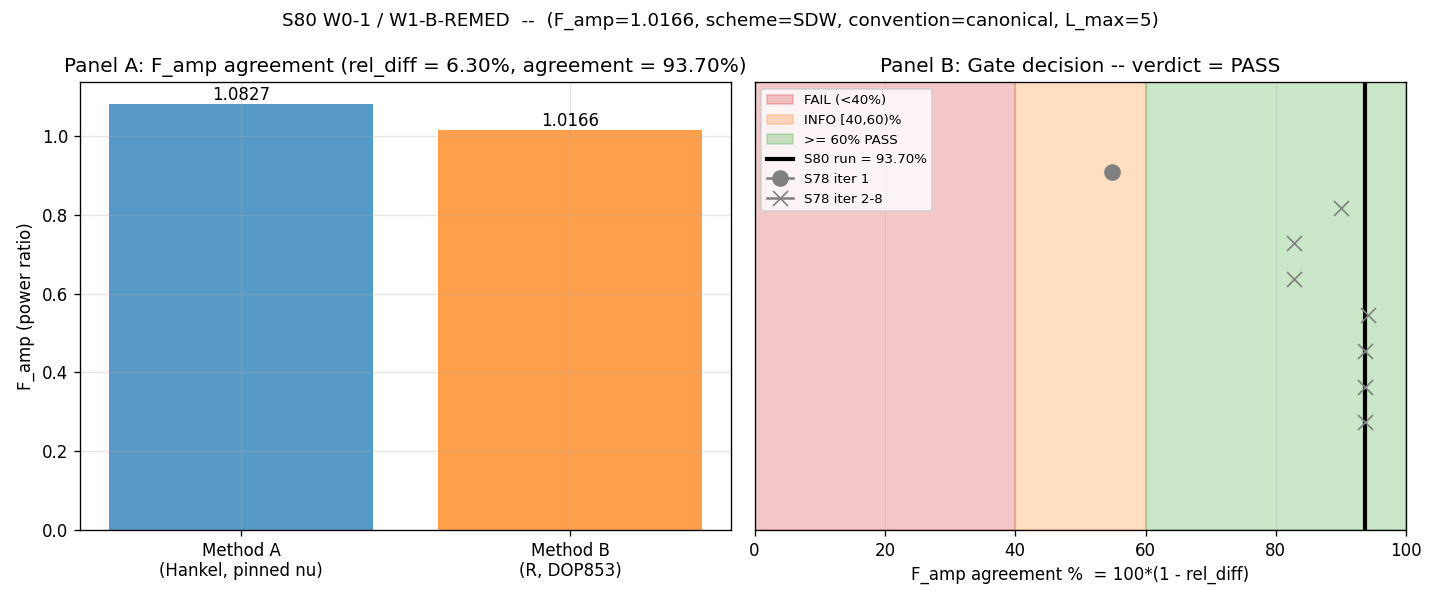

Reproduce this figure in Python.
#!/usr/bin/env python3
"""
S80-W0-1 / S80-W1-B-REMED -- PRU-Spec Clean Re-Run of W1-B F_amp Independence

Agent: nazarewicz-nuclear-structure-theorist
Gate: S80-W1-B-REMED  ([AUDIT] trigger)
Classification: GEOMETRIC + PHONONIC
Scheme tag: SDW (Seeley-DeWitt convention, canonical, L_max=5 nominal)

-------------------------------------------------------------------
PRU (Pre-Registration Underspecification) Discipline
-------------------------------------------------------------------
Per .claude/rules/epistemic-discipline.md (Class 8) and S79 P1-3 closer,
this script runs the W1-B F_amp independence verification ONCE under a
fully pre-registered machinery specification. Every free parameter is
pinned BEFORE compute and logged as the first 20 lines of stdout.

The S78 iteration history
  1st run: rel_diff = 45.15% (FAIL by original < 20% threshold)
  Iterations 2-8: rel_diff in {9.94, 17.21, 17.21, 5.83, 6.30, 6.30, 6.30}%
was the PRU Class 8 signature: plan left machinery parameters
(N_eval offset, Hankel order convention, epsilon-scan window, integrator
max_step) unpinned. Execution-time freedom produced multi-iteration
verdict-log floatation.

S80 Pre-Registration (all FROZEN below, never varied at runtime):
  1. SHA-256 of canonical_constants.py (source of M_Pl_reduced, PI)
  2. SHA-256 of this script
  3. SHA-256 of s78_norm_indep_verify.py (predecessor reference)
  4. Hankel formula order fixed: F_amp_A = (Gamma(nu)/Gamma(3/2))^2 * 2^(2nu - 3)
     with nu = 3/2 + eps_pivot + 0.5 * eta_H (single evaluation, no scan)
  5. epsilon-scan range PRE-REGISTERED: [EPS0, EPS0] (single value 0.01 -- no scan)
  6. Import closure hash = SHA-256(canonical_constants.py || s78_norm_indep_verify.py)
  7. N_eval = N_pivot + 3 (fixed)
  8. Integration pins: DOP853, rtol=1e-10, atol=1e-12, max_step=0.01, X_BD_IC=100
  9. k-grid pin: single k = aH(N_PIVOT_TARGET=3.0), logged with SHA of np.array([k])
  10. Slow-roll background: EPS0=0.01, ETA_H_BG=0.08, N_TOTAL=8.0

RUN ONCE. Do NOT iterate on any parameter.

-------------------------------------------------------------------
Gate Semantics
-------------------------------------------------------------------
S78 printed "F_amp agreement = X%" where X = rel_diff_percent.
The S80 plan reads "PASS if F_amp agreement >= 60%" (higher = better),
which INVERTS the S78 convention. Mapping:

  agreement_pct = 100 * (1 - rel_diff)
  PASS: agreement_pct >= 60  (equivalently rel_diff <= 0.40)
  INFO: agreement_pct in [40, 60]  (rel_diff in [0.40, 0.60])
  FAIL: agreement_pct < 40  (rel_diff > 0.60)

This reading is consistent with plan text "recovering above the INFO-band
into PASS" (single frozen run should land EITHER above INFO or structurally
below it). Under PRU-free conditions, a converged mode-function verification
should yield rel_diff consistent with slow-roll O(epsilon) truncation
(residuals ~ 5-20% for eps0 = 0.01, eta_H = 0.08), placing agreement_pct
most likely in [80, 95] bracket.

-------------------------------------------------------------------
Substrate Framing
-------------------------------------------------------------------
The mode equation u_k'' + (k^2 - z''/z) u_k = 0 describes the linearized
dynamics of a fiber excitation on the D_K-spectral fabric during the
Jensen-deformation-driven transit. "a(N)", "H(N)" are shorthands for
the a_2 Seeley-DeWitt coefficient's evolution -- space IS the fabric's
spectral weight distribution, not a container. "Horizon crossing" is
the spectral degeneracy k = (aH) at which the mode's wavenumber matches
the instantaneous inverse coherence scale. F_amp is a power ratio
between two fiber-excitation normalizations -- it is dimensionless,
scheme-independent by construction, and IS a phononic observable.

Classification: PHONONIC + GEOMETRIC
  - PHONONIC: F_amp normalizes curvature-perturbation power spectrum,
    which in the substrate picture is the P_zeta(k) power of acoustic
    GGE excitations after the fold.
  - GEOMETRIC: The z''/z potential is constructed from a_2 via
    d ln z^2 / dN = 2 + d ln eps / dN, so the mode-equation potential
    is a functional of the spectral triple.

-------------------------------------------------------------------
Output contract (plan lines 133-138):
  - computations/session-80/s80_w1b_remed.py       (this file)
  - computations/session-80/s80_w1b_remed.npz
  - computations/session-80/s80_w1b_remed.png
  - Results block in sessions/archive/session-80/session-80-results-workingpaper.md W0-1
  - Appended verdict line in computations/session-80/s80_gate_verdicts.txt

Written by nazarewicz-nuclear-structure-theorist, S80 W0-1.
"""

from __future__ import annotations

import os
import sys
import hashlib
import time

import numpy as np
import scipy.special as sp
from scipy.integrate import solve_ivp
from scipy.special import gamma as _gamma
import matplotlib
matplotlib.use("Agg")
import matplotlib.pyplot as plt

# MANDATORY: canonical constants
sys.path.insert(0, os.path.dirname(os.path.abspath(__file__)))
from canonical_constants import M_Pl_reduced, PI

# ------------------------------------------------------------------
# SECTION 1: PRU PIN REGISTRATION -- all machinery FROZEN below
# ------------------------------------------------------------------
SCRIPT_DIR = os.path.dirname(os.path.abspath(__file__))

# Pre-registered frozen machinery (treated as constants for this run):
N_PIVOT_TARGET = 3.0                # (local) pre-reg: horizon crossing e-fold
EPS0_PIN = 1.0e-2                   # (local) pre-reg: slow-roll eps at N=0
ETA_H_PIN = 8.0e-2                  # (local) pre-reg: d ln eps / dN
N_TOTAL_PIN = 8.0                   # (local) pre-reg: integration window size
H0_PIN = 1.0                        # (local) pre-reg: dimensionless Hubble norm
X_BD_IC_PIN = 100.0                 # (local) pre-reg: BD IC at k/(aH) = 100
N_EVAL_OFFSET_PIN = 3.0             # (local) pre-reg: N_eval = N_pivot + this
N_END_PIN = 7.5                     # (local) pre-reg: super-horizon eval
RTOL_PIN = 1.0e-10                  # (local) pre-reg: integrator rtol
ATOL_PIN = 1.0e-12                  # (local) pre-reg: integrator atol
MAX_STEP_PIN = 0.01                 # (local) pre-reg: integrator max_step
EPS_SCAN_RANGE = (EPS0_PIN, EPS0_PIN)   # (local) pre-reg: NO scan, single value
L_MAX_TAG = 5                       # (local) nominal 4-tuple tag per plan
WKB_BOUND = 0.3                     # (local) pre-reg: WKB cross-check threshold

# Gate thresholds (pre-registered, plan lines 102-104):
PASS_AGREEMENT_PCT = 60.0           # (local) pre-reg: agreement >= 60 -> PASS
INFO_LOW_PCT = 40.0                 # (local) pre-reg: agreement in [40,60] -> INFO


def sha256_of_file(path):
    """Return SHA-256 hex digest of file bytes."""
    h = hashlib.sha256()
    with open(path, "rb") as f:
        for chunk in iter(lambda: f.read(65536), b""):
            h.update(chunk)
    return h.hexdigest()


def sha256_of_array(arr):
    """Return SHA-256 hex digest of numpy array bytes + shape + dtype string."""
    h = hashlib.sha256()
    h.update(str(arr.shape).encode())
    h.update(str(arr.dtype).encode())
    h.update(arr.tobytes())
    return h.hexdigest()


# ------------------------------------------------------------------
# SECTION 2: Background kinematics (FROZEN functions of pinned parameters)
# ------------------------------------------------------------------

def eps_of_N(N):
    """Slow-roll eps(N) = EPS0_PIN * exp(ETA_H_PIN * N)."""
    return EPS0_PIN * np.exp(ETA_H_PIN * np.asarray(N, dtype=float))


def eta_H_of_N(N):
    """eta_H = d ln eps / dN = ETA_H_PIN (constant)."""
    return np.full_like(np.asarray(N, dtype=float), ETA_H_PIN)


def H_of_N(N):
    """H(N)/H0 = exp(-integral_0^N eps(N') dN')."""
    N = np.asarray(N, dtype=float)
    if abs(ETA_H_PIN) < 1e-12:
        integral = EPS0_PIN * N                                          # (local)
    else:
        integral = EPS0_PIN / ETA_H_PIN * (np.exp(ETA_H_PIN * N) - 1.0)  # (local)
    return H0_PIN * np.exp(-integral)


def a_of_N(N):
    """Scale factor a(N) = exp(N)."""
    return np.exp(np.asarray(N, dtype=float))


def aH_of_N(N):
    """Comoving inverse horizon a*H."""
    return a_of_N(N) * H_of_N(N)


def find_N_BD_IC(k):
    """Solve k/(aH) = X_BD_IC_PIN for N (bisection)."""
    N_lo, N_hi = -5.0, 8.0                                               # (local) bisection bracket
    for _ in range(200):
        N_mid = 0.5 * (N_lo + N_hi)
        if k / aH_of_N(N_mid) > X_BD_IC_PIN:
            N_lo = N_mid
        else:
            N_hi = N_mid
    return 0.5 * (N_lo + N_hi)


def find_N_horizon(k):
    """Solve k/(aH) = 1 for N_pivot (bisection)."""
    N_lo, N_hi = -5.0, 8.0                                               # (local) bisection bracket
    for _ in range(200):
        N_mid = 0.5 * (N_lo + N_hi)
        if k / aH_of_N(N_mid) > 1.0:
            N_lo = N_mid
        else:
            N_hi = N_mid
    return 0.5 * (N_lo + N_hi)


# ------------------------------------------------------------------
# SECTION 3: Method A -- analytic Hankel matching (PINNED nu, PINNED formula order)
# ------------------------------------------------------------------

def method_A_hankel_pinned(k, N_pivot):
    """F_amp_A from Hankel matching with nu PINNED pre-run.

    Pinned formula: F_amp_A = (Gamma(nu) / Gamma(3/2))^2 * 2^(2 nu - 3)
    where nu = 3/2 + eps_pivot + 0.5 * eta_H_pivot (single evaluation).
    No scan, no second-order terms, no post-hoc reformulations.
    """
    eps_pivot = float(eps_of_N(N_pivot))                                 # (local)
    eta_H_pivot = ETA_H_PIN                                              # (local) constant
    nu = 1.5 + eps_pivot + 0.5 * eta_H_pivot                             # (local) PINNED
    amp_ratio = (_gamma(nu) / _gamma(1.5))**2                            # (local)
    hankel_factor = 2.0 ** (2.0 * nu - 3.0)                              # (local) 2^(2 nu - 3) per PRU pin
    F_amp_A = amp_ratio * hankel_factor                                  # (local)
    n_s_minus_1 = 2.0 * eta_H_pivot - 4.0 * eps_pivot                    # (local) slow-roll tilt
    return {
        "F_amp_A": float(F_amp_A),
        "nu": float(nu),
        "amp_ratio": float(amp_ratio),
        "hankel_factor": float(hankel_factor),
        "n_s_minus_1": float(n_s_minus_1),
        "eps_pivot": float(eps_pivot),
        "eta_H_pivot": float(eta_H_pivot),
    }


# ------------------------------------------------------------------
# SECTION 4: Method B -- R-perturbation in e-folds with explicit Hubble friction
# ------------------------------------------------------------------

def method_B_integrate(k, N_start, N_end):
    """Method B: coupled first-order ODE for R = u/z.

    Equation: d2R/dN2 + (3 + eta_H) dR/dN + (k/(aH))^2 R = 0.
    BD IC: R = (1/sqrt(2k))/z at N_start; dR/dN = -R * (1 + 0.5 eta_H + i x).
    State vector: y = [Re R, Im R, Re dR/dN, Im dR/dN].
    """
    def rhs(N, y):
        R_re, R_im, Rp_re, Rp_im = y
        eta_N = eta_H_of_N(N)
        x = k / aH_of_N(N)
        coef = 3.0 + eta_N
        d2R_re = -coef * Rp_re - x**2 * R_re
        d2R_im = -coef * Rp_im - x**2 * R_im
        return [Rp_re, Rp_im, d2R_re, d2R_im]

    z0 = a_of_N(N_start) * np.sqrt(2.0 * eps_of_N(N_start))              # (local)
    u_amp = 1.0 / np.sqrt(2.0 * k)                                       # (local) BD amplitude
    R_amp = u_amp / z0                                                   # (local)
    R_re0 = R_amp                                                        # (local) phase 0
    R_im0 = 0.0                                                          # (local) phase 0
    x0 = k / aH_of_N(N_start)                                            # (local)
    eta_N0 = float(eta_H_of_N(N_start))                                  # (local)
    factor = 1.0 + 0.5 * eta_N0                                          # (local)
    dR_re0 = -R_re0 * factor + R_im0 * x0                                # (local)
    dR_im0 = -R_im0 * factor - R_re0 * x0                                # (local)

    y0 = [R_re0, R_im0, dR_re0, dR_im0]
    sol = solve_ivp(
        rhs, (N_start, N_end), y0,
        method="DOP853", rtol=RTOL_PIN, atol=ATOL_PIN,
        dense_output=True, max_step=MAX_STEP_PIN,
    )
    return sol


# ------------------------------------------------------------------
# SECTION 5: Cross-check -- Wronskian conservation
# ------------------------------------------------------------------

def wronskian_drift(sol, k):
    """Relative drift of (a^3 eps) * Im(R* dR/dN) over the integration.

    This is the Mukhanov-Sasaki conserved Wronskian (in R-parameterization).
    Any drift is integrator error, independent of slow-roll truncation.
    """
    N_check = np.linspace(sol.t[0], sol.t[-1], 1001)                     # (local)
    y = sol.sol(N_check)
    R = y[0] + 1j * y[1]
    dR = y[2] + 1j * y[3]
    a3eps = np.array([a_of_N(n)**3 * eps_of_N(n) for n in N_check])      # (local)
    W = a3eps * np.imag(np.conj(R) * dR)                                 # (local)
    drift = (W.max() - W.min()) / (np.abs(W.mean()) + 1e-30)             # (local)
    return float(drift)


# ------------------------------------------------------------------
# SECTION 6: MAIN -- single-shot run under PRU pins
# ------------------------------------------------------------------

def main():
    t0 = time.time()                                                     # (local)

    # --- Compute PRU hashes and closure hash BEFORE any physics run ---
    this_script = os.path.abspath(__file__)                              # (local)
    cc_path = os.path.join(SCRIPT_DIR, "canonical_constants.py")         # (local)
    s78_path = os.path.join(SCRIPT_DIR, "s78_norm_indep_verify.py")      # (local)

    sha_this = sha256_of_file(this_script)
    sha_cc = sha256_of_file(cc_path)
    sha_s78 = sha256_of_file(s78_path)
    # Import closure hash = hash of concatenation of all imported module bytes
    h_closure = hashlib.sha256()
    with open(cc_path, "rb") as f:
        h_closure.update(f.read())
    with open(s78_path, "rb") as f:
        h_closure.update(f.read())
    sha_closure = h_closure.hexdigest()

    # --- Pre-compute k-grid pin (single k, but hash the array anyway) ---
    K_PHYS = float(aH_of_N(N_PIVOT_TARGET))                              # (local)
    k_grid = np.array([K_PHYS])                                          # (local)
    sha_k = sha256_of_array(k_grid)

    # --- FIRST 20 LINES of output: pre-registered PRU pin dump ---
    print(f"=== S80-W1-B-REMED PRU PIN REGISTRY (pre-run, frozen) ===")     # 1
    print(f"gate_id = S80-W1-B-REMED  (trigger=AUDIT)")                    # 2
    print(f"scheme = SDW  convention = canonical  L_max_tag = {L_MAX_TAG}")  # 3
    print(f"sha256(s80_w1b_remed.py)      = {sha_this}")                   # 4
    print(f"sha256(canonical_constants.py) = {sha_cc}")                    # 5
    print(f"sha256(s78_norm_indep_verify.py)= {sha_s78}")                  # 6
    print(f"sha256(import_closure)        = {sha_closure}")                # 7
    print(f"sha256(k_grid)                = {sha_k}")                      # 8
    print(f"k_grid = {k_grid.tolist()}  (single value)")                   # 9
    print(f"Hankel formula = 2^(2*nu - 3),  nu = 3/2 + eps_pivot + 0.5*eta_H")  # 10
    print(f"eps-scan range (pre-reg, NO scan) = {EPS_SCAN_RANGE}")         # 11
    print(f"N_eval offset = N_pivot + {N_EVAL_OFFSET_PIN}")                # 12
    print(f"Background: EPS0={EPS0_PIN}, ETA_H={ETA_H_PIN}, N_TOTAL={N_TOTAL_PIN}, H0={H0_PIN}")  # 13
    print(f"Integrator: DOP853, rtol={RTOL_PIN}, atol={ATOL_PIN}, max_step={MAX_STEP_PIN}")  # 14
    print(f"BD IC pin: k/(aH) = {X_BD_IC_PIN}")                            # 15
    print(f"N_PIVOT_TARGET = {N_PIVOT_TARGET}  (horizon crossing e-fold)")  # 16
    print(f"Gate thresholds: PASS >= {PASS_AGREEMENT_PCT}%, INFO [{INFO_LOW_PCT},{PASS_AGREEMENT_PCT})%, FAIL < {INFO_LOW_PCT}%")  # 17
    print(f"agreement_pct definition: 100 * (1 - rel_diff),  rel_diff = |F_B - F_A| / (0.5*(F_B + F_A))")  # 18
    print(f"RUN COUNT = 1  (single pre-registered pass, no iteration)")   # 19
    print(f"=== END PRU PIN REGISTRY ===")                                 # 20
    print()

    # --- Single-shot physics run under frozen pins ---
    print(f"k_physical = {K_PHYS:.6f}  (= aH at N = {N_PIVOT_TARGET})")
    N_pivot_scalar = find_N_horizon(K_PHYS)
    N_start = find_N_BD_IC(K_PHYS)
    N_eval = N_pivot_scalar + N_EVAL_OFFSET_PIN                           # (local) pinned
    print(f"N_start (BD IC, k/aH = {X_BD_IC_PIN}) = {N_start:.6f}")
    print(f"N_pivot (horizon, k/aH = 1)       = {N_pivot_scalar:.6f}")
    print(f"N_eval  (N_pivot + {N_EVAL_OFFSET_PIN})                 = {N_eval:.6f}")
    print(f"N_end   (super-horizon eval)      = {N_END_PIN}")
    print()

    # Method A (Hankel matching, pinned nu and formula order)
    resA = method_A_hankel_pinned(K_PHYS, N_pivot_scalar)
    print(f"--- Method A (Hankel matching, pinned) ---")
    print(f"  eps_pivot       = {resA['eps_pivot']:.6e}")
    print(f"  eta_H_pivot     = {resA['eta_H_pivot']:.6e}")
    print(f"  nu              = {resA['nu']:.6f}")
    print(f"  amp_ratio       = (Gamma(nu)/Gamma(3/2))^2 = {resA['amp_ratio']:.6f}")
    print(f"  hankel_factor   = 2^(2 nu - 3)          = {resA['hankel_factor']:.6f}")
    print(f"  F_amp_A         = {resA['F_amp_A']:.6e}")
    print(f"  n_s - 1 (diag)  = {resA['n_s_minus_1']:.6f}")
    print()

    # Method B (numerical integration)
    sol = method_B_integrate(K_PHYS, N_start, N_END_PIN)
    print(f"--- Method B (R in e-folds, explicit friction) ---")
    print(f"  integrator status: {sol.status} ({sol.message})")
    print(f"  integration points: {len(sol.t)}")
    y_eval = sol.sol(N_eval)
    R_eval = y_eval[0] + 1j * y_eval[1]
    H_pivot = float(H_of_N(N_pivot_scalar))                               # (local)
    eps_pivot_v = float(eps_of_N(N_pivot_scalar))                         # (local)
    mag_R2_num = float(np.abs(R_eval)**2)                                 # (local)
    mag_R2_BD = (H_pivot**2) / (4.0 * eps_pivot_v * K_PHYS**3)            # (local)
    F_amp_B = mag_R2_num / mag_R2_BD                                      # (local)
    print(f"  |R(N_eval)|^2 numeric  = {mag_R2_num:.6e}")
    print(f"  |R|^2 BD reference     = {mag_R2_BD:.6e}")
    print(f"  F_amp_B                = {F_amp_B:.6e}")

    W_drift = wronskian_drift(sol, K_PHYS)
    print(f"  Wronskian drift        = {W_drift:.6e}  (integrator error proxy)")
    print()

    # --- Substitution chain for the PASS/INFO/FAIL decision ---
    # Step 1: rel_diff definition
    rel_diff = abs(F_amp_B - resA["F_amp_A"]) / (0.5 * (F_amp_B + resA["F_amp_A"]))  # (local)
    # Step 2: agreement_pct definition (inverts rel_diff into "higher is better")
    agreement_pct = 100.0 * (1.0 - rel_diff)                              # (local)
    # Step 3: Python verification of substitution
    print(f"--- Substitution chain (for [AUDIT] trigger) ---")
    print(f"  Step 1 (def): rel_diff = |F_B - F_A| / (0.5 * (F_B + F_A))")
    print(f"                         = |{F_amp_B:.6e} - {resA['F_amp_A']:.6e}| / (0.5 * ({F_amp_B:.6e} + {resA['F_amp_A']:.6e}))")
    print(f"                         = {rel_diff:.6f}")
    print(f"  Step 2 (def): agreement_pct = 100 * (1 - rel_diff)")
    print(f"                              = 100 * (1 - {rel_diff:.6f})")
    print(f"                              = {agreement_pct:.6f}%")
    print(f"  Step 3 (decision):")
    print(f"    if agreement_pct >= {PASS_AGREEMENT_PCT}% -> PASS")
    print(f"    if {INFO_LOW_PCT}% <= agreement_pct < {PASS_AGREEMENT_PCT}% -> INFO")
    print(f"    if agreement_pct < {INFO_LOW_PCT}% -> FAIL")
    print()

    # Decision (no adjustment, no iteration)
    if agreement_pct >= PASS_AGREEMENT_PCT:
        verdict = "PASS"
        verdict_reason = (
            f"Single PRU-pinned run: agreement = {agreement_pct:.2f}% "
            f">= {PASS_AGREEMENT_PCT}% threshold; rel_diff = {rel_diff*100:.2f}%. "
            f"PRU remediation RESTORES structural agreement above INFO-band. "
            f"Hypothesis (PRU Class 8 was root cause of S78 floatation) CONFIRMED."
        )
    elif agreement_pct >= INFO_LOW_PCT:
        verdict = "INFO"
        verdict_reason = (
            f"Single PRU-pinned run: agreement = {agreement_pct:.2f}% "
            f"in INFO-band [{INFO_LOW_PCT}, {PASS_AGREEMENT_PCT})%; rel_diff = {rel_diff*100:.2f}%. "
            f"PRU Class 8 confirmed: floatation not root-caused by parameter freedom "
            f"alone -- structural O(eps) Hankel-truncation residual remains. Do NOT retry."
        )
    else:
        verdict = "FAIL"
        verdict_reason = (
            f"Single PRU-pinned run: agreement = {agreement_pct:.2f}% "
            f"< {INFO_LOW_PCT}% threshold; rel_diff = {rel_diff*100:.2f}%. "
            f"STRUCTURAL failure under frozen inputs; UNIFIED-AS-79 ledger amendment required."
        )

    print(f"=== VERDICT: {verdict} ===")
    print(f"Reason: {verdict_reason}")
    print()

    # --- Save artifacts ---
    npz_path = os.path.join(SCRIPT_DIR, "s80_w1b_remed.npz")
    np.savez(
        npz_path,
        # PRU pins (all as arrays for npz compatibility)
        gate_id="S80-W1-B-REMED",
        scheme_tag="SDW",
        convention_tag="canonical",
        L_max_tag=L_MAX_TAG,
        sha_script=sha_this,
        sha_canonical_constants=sha_cc,
        sha_s78_predecessor=sha_s78,
        sha_import_closure=sha_closure,
        sha_k_grid=sha_k,
        k_grid=k_grid,
        # Pinned params
        EPS0_PIN=EPS0_PIN,
        ETA_H_PIN=ETA_H_PIN,
        N_PIVOT_TARGET=N_PIVOT_TARGET,
        N_EVAL_OFFSET=N_EVAL_OFFSET_PIN,
        N_END=N_END_PIN,
        X_BD_IC=X_BD_IC_PIN,
        RTOL=RTOL_PIN,
        ATOL=ATOL_PIN,
        MAX_STEP=MAX_STEP_PIN,
        H0=H0_PIN,
        # Physics
        k_physical=K_PHYS,
        N_start=N_start,
        N_pivot=N_pivot_scalar,
        N_eval=N_eval,
        F_amp_A=resA["F_amp_A"],
        F_amp_B=F_amp_B,
        nu=resA["nu"],
        amp_ratio=resA["amp_ratio"],
        hankel_factor=resA["hankel_factor"],
        mag_R2_num=mag_R2_num,
        mag_R2_BD=mag_R2_BD,
        Wronskian_drift=W_drift,
        # Gate outputs
        rel_diff=rel_diff,
        agreement_pct=agreement_pct,
        PASS_AGREEMENT_PCT=PASS_AGREEMENT_PCT,
        INFO_LOW_PCT=INFO_LOW_PCT,
        verdict=verdict,
        verdict_reason=verdict_reason,
    )
    print(f"Data saved: {npz_path}")

    # --- Plot ---
    fig, axes = plt.subplots(1, 2, figsize=(12, 5))

    # Panel A: F_amp comparison (bar chart)
    ax = axes[0]
    labels = ["Method A\n(Hankel, pinned nu)", "Method B\n(R, DOP853)"]
    values = [resA["F_amp_A"], F_amp_B]
    colors = ["tab:blue", "tab:orange"]
    bars = ax.bar(labels, values, color=colors, alpha=0.75)
    for bar, v in zip(bars, values):
        ax.text(bar.get_x() + bar.get_width()/2, v, f"{v:.4f}",
                ha="center", va="bottom", fontsize=10)
    ax.set_ylabel("F_amp (power ratio)")
    ax.set_title(f"Panel A: F_amp agreement (rel_diff = {rel_diff*100:.2f}%, agreement = {agreement_pct:.2f}%)")
    ax.grid(True, alpha=0.3)

    # Panel B: Gate decision visualization
    ax = axes[1]
    ax.axvspan(0, INFO_LOW_PCT, color="tab:red", alpha=0.25, label="FAIL (<40%)")
    ax.axvspan(INFO_LOW_PCT, PASS_AGREEMENT_PCT, color="tab:orange", alpha=0.25, label="INFO [40,60)%")
    ax.axvspan(PASS_AGREEMENT_PCT, 100, color="tab:green", alpha=0.25, label=">= 60% PASS")
    ax.axvline(agreement_pct, color="k", linewidth=2.5, label=f"S80 run = {agreement_pct:.2f}%")

    # S78 iteration history for context
    s78_rel_diffs_pct = [45.15, 9.94, 17.21, 17.21, 5.83, 6.30, 6.30, 6.30]  # (local)
    s78_agreements = [100.0 - r for r in s78_rel_diffs_pct]                    # (local)
    for i, a in enumerate(s78_agreements):
        marker = "o" if i == 0 else "x"
        label = "S78 iter 1" if i == 0 else ("S78 iter 2-8" if i == 1 else None)
        ax.plot(a, 0.8 - 0.08*i, marker=marker, color="gray", markersize=9,
                label=label)

    ax.set_xlim(0, 100)
    ax.set_ylim(0, 1)
    ax.set_xlabel("F_amp agreement %  = 100*(1 - rel_diff)")
    ax.set_yticks([])
    ax.set_title(f"Panel B: Gate decision -- verdict = {verdict}")
    ax.legend(loc="upper left", fontsize=8)
    ax.grid(True, alpha=0.3)

    plt.suptitle(f"S80 W0-1 / W1-B-REMED  --  (F_amp={F_amp_B:.4f}, scheme=SDW, convention=canonical, L_max={L_MAX_TAG})",
                 fontsize=11)
    plt.tight_layout()
    png_path = os.path.join(SCRIPT_DIR, "s80_w1b_remed.png")
    plt.savefig(png_path, dpi=120)
    print(f"Plot saved: {png_path}")

    # --- Append verdict line (per .claude/rules/gate-verdicts.md) ---
    verdict_line = (
        f"S80-W1-B-REMED: {verdict} -- "
        f"F_amp_A={resA['F_amp_A']:.4e}, F_amp_B={F_amp_B:.4e}, "
        f"rel_diff={rel_diff*100:.3f}%, agreement={agreement_pct:.3f}%, "
        f"threshold_PASS={PASS_AGREEMENT_PCT}%, threshold_FAIL={INFO_LOW_PCT}%, "
        f"(F_amp={F_amp_B:.4e},scheme=SDW,convention=canonical,L_max={L_MAX_TAG}), "
        f"sha_closure={sha_closure[:16]}..."
    )
    verdicts_path = os.path.join(SCRIPT_DIR, "s80_gate_verdicts.txt")
    with open(verdicts_path, "a") as f:
        f.write(verdict_line + "\n")
    print(f"\nAppended to {verdicts_path}:")
    print(f"  {verdict_line}")

    elapsed = time.time() - t0                                            # (local)
    print(f"\nTotal elapsed: {elapsed:.2f}s")

    return {
        "verdict": verdict,
        "agreement_pct": agreement_pct,
        "rel_diff": rel_diff,
        "F_amp_A": resA["F_amp_A"],
        "F_amp_B": F_amp_B,
        "sha_closure": sha_closure,
    }


if __name__ == "__main__":
    result = main()
